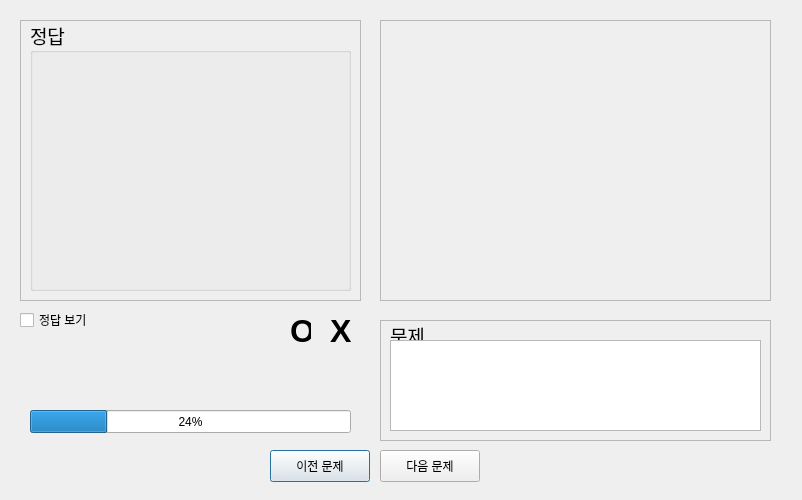
<?xml version="1.0" encoding="UTF-8"?>
<ui version="4.0">
 <class>Dialog</class>
 <widget class="QDialog" name="Dialog">
  <property name="geometry">
   <rect>
    <x>0</x>
    <y>0</y>
    <width>802</width>
    <height>500</height>
   </rect>
  </property>
  <property name="windowTitle">
   <string>Dialog</string>
  </property>
  <widget class="QFrame" name="answer_frame">
   <property name="geometry">
    <rect>
     <x>20</x>
     <y>20</y>
     <width>341</width>
     <height>281</height>
    </rect>
   </property>
   <property name="frameShape">
    <enum>QFrame::Shape::StyledPanel</enum>
   </property>
   <property name="frameShadow">
    <enum>QFrame::Shadow::Raised</enum>
   </property>
   <widget class="QGroupBox" name="answer_group">
    <property name="geometry">
     <rect>
      <x>10</x>
      <y>0</y>
      <width>321</width>
      <height>271</height>
     </rect>
    </property>
    <property name="font">
     <font>
      <family>Monaco</family>
      <pointsize>14</pointsize>
     </font>
    </property>
    <property name="title">
     <string>정답</string>
    </property>
    <widget class="QWidget" name="answer_carasel" native="true">
     <property name="geometry">
      <rect>
       <x>0</x>
       <y>20</y>
       <width>321</width>
       <height>251</height>
      </rect>
     </property>
    </widget>
   </widget>
  </widget>
  <widget class="QFrame" name="video_frame">
   <property name="geometry">
    <rect>
     <x>380</x>
     <y>20</y>
     <width>391</width>
     <height>281</height>
    </rect>
   </property>
   <property name="frameShape">
    <enum>QFrame::Shape::StyledPanel</enum>
   </property>
   <property name="frameShadow">
    <enum>QFrame::Shadow::Raised</enum>
   </property>
   <widget class="QLabel" name="video_feed">
    <property name="geometry">
     <rect>
      <x>10</x>
      <y>10</y>
      <width>371</width>
      <height>261</height>
     </rect>
    </property>
    <property name="text">
     <string/>
    </property>
   </widget>
  </widget>
  <widget class="QProgressBar" name="progress_bar">
   <property name="geometry">
    <rect>
     <x>30</x>
     <y>410</y>
     <width>321</width>
     <height>23</height>
    </rect>
   </property>
   <property name="value">
    <number>24</number>
   </property>
  </widget>
  <widget class="QFrame" name="problem_frame">
   <property name="geometry">
    <rect>
     <x>380</x>
     <y>320</y>
     <width>391</width>
     <height>121</height>
    </rect>
   </property>
   <property name="frameShape">
    <enum>QFrame::Shape::StyledPanel</enum>
   </property>
   <property name="frameShadow">
    <enum>QFrame::Shadow::Raised</enum>
   </property>
   <widget class="QGroupBox" name="problem_group">
    <property name="geometry">
     <rect>
      <x>10</x>
      <y>0</y>
      <width>371</width>
      <height>111</height>
     </rect>
    </property>
    <property name="font">
     <font>
      <family>Monaco</family>
      <pointsize>14</pointsize>
     </font>
    </property>
    <property name="title">
     <string>문제</string>
    </property>
    <widget class="QTextBrowser" name="problem_word">
     <property name="geometry">
      <rect>
       <x>0</x>
       <y>20</y>
       <width>371</width>
       <height>91</height>
      </rect>
     </property>
    </widget>
   </widget>
  </widget>
  <widget class="QCheckBox" name="show_answer">
   <property name="geometry">
    <rect>
     <x>20</x>
     <y>310</y>
     <width>71</width>
     <height>20</height>
    </rect>
   </property>
   <property name="text">
    <string>정답 보기</string>
   </property>
  </widget>
  <widget class="QLabel" name="o_x_o">
   <property name="geometry">
    <rect>
     <x>290</x>
     <y>310</y>
     <width>21</width>
     <height>41</height>
    </rect>
   </property>
   <property name="font">
    <font>
     <family>Arial</family>
     <pointsize>24</pointsize>
     <bold>true</bold>
    </font>
   </property>
   <property name="text">
    <string>O</string>
   </property>
  </widget>
  <widget class="QLabel" name="o_x_x">
   <property name="geometry">
    <rect>
     <x>330</x>
     <y>310</y>
     <width>21</width>
     <height>41</height>
    </rect>
   </property>
   <property name="font">
    <font>
     <family>Arial</family>
     <pointsize>24</pointsize>
     <bold>true</bold>
    </font>
   </property>
   <property name="text">
    <string>X</string>
   </property>
  </widget>
  <widget class="QPushButton" name="previous_button">
   <property name="geometry">
    <rect>
     <x>270</x>
     <y>450</y>
     <width>100</width>
     <height>32</height>
    </rect>
   </property>
   <property name="text">
    <string>이전 문제</string>
   </property>
  </widget>
  <widget class="QPushButton" name="next_button">
   <property name="geometry">
    <rect>
     <x>380</x>
     <y>450</y>
     <width>100</width>
     <height>32</height>
    </rect>
   </property>
   <property name="text">
    <string>다음 문제</string>
   </property>
  </widget>
 </widget>
 <resources/>
 <connections/>
</ui>
